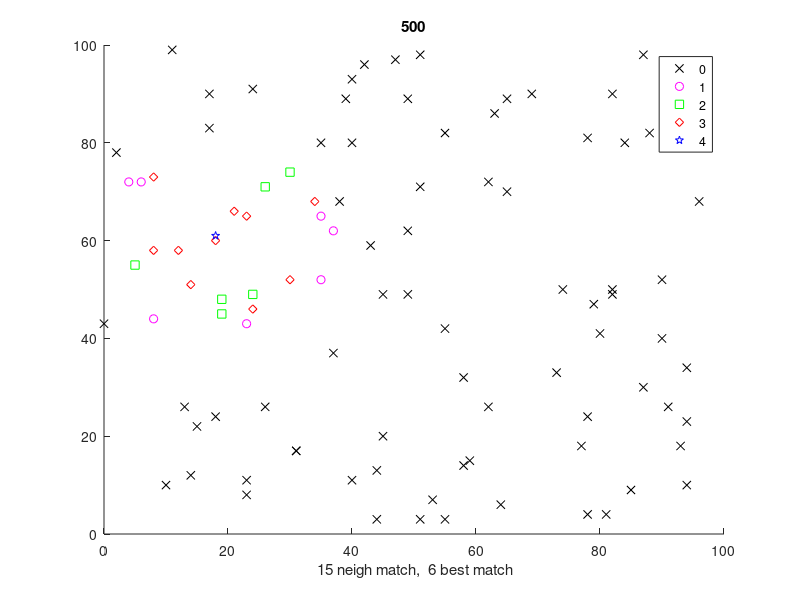

Reproduce this figure in MATLAB. (Note: this script raises an error after producing the figure.)
clear all;
load('test1.mat');

poor_radis = 20;
best_radis = 10;
neigh_max = 20;
test_duration = 2000;   %this is 100s
target_addr = 65;
best_neigh_limit = 10;

neigh_count = zeros([1 100]);
for i = 1:100
    for j = 1:100
        if i ~= j
            x = pdist([coordinate_x(i),coordinate_y(i);coordinate_x(j),coordinate_y(j)]);
            if x < poor_radis
                neigh_count(i) = neigh_count(i) + 1;
            end
        end
    end
end

hb_time = round(rand([1 100])*100);

%predefine th size
neigh_table(100,neigh_max).addr = 0;
neigh_table(100,neigh_max).last_seen = 0;
neigh_table(100,neigh_max).linkq = uint16(0);

neigh_table_d(100,neigh_max).addr = 0;
neigh_table_d(100,neigh_max).linkq = uint16(0);

for i = 1:100
    for j = 1:neigh_max
        neigh_table(i,j).addr = 0;
        neigh_table(i,j).last_seen = 0;
        neigh_table(i,j).linkq = uint16(0);
    end
end

j = 0;
for i = 1:100
    radis_ideal_neigh = pdist([coordinate_x(i),coordinate_y(i);coordinate_x(target_addr),coordinate_y(target_addr)]);
    if (radis_ideal_neigh < poor_radis) && (i ~= target_addr)
        j = j + 1;
        ideal_neigh(j,1) = i;
        ideal_neigh(j,2) = radis_ideal_neigh;
    end
end
[Y, I] = sort(ideal_neigh(:,2), 'ascend');
ideal_neigh_sort = ideal_neigh(I,:);

fid_neigh = fopen('neigh.txt','a');
fid_best = fopen('bneigh.txt','a');

for test_frame = 1:test_duration
    for node = 1:100
        if test_frame == hb_time(node)
            %fire a heart beat, check if neighbor heard this
            for othernode = 1:100
                if othernode ~= node
                    x = pdist([coordinate_x(othernode),coordinate_y(othernode);coordinate_x(node),coordinate_y(node)]);
                    if x < poor_radis
                        %this hb may be heart, make neigh
                        %table update
                        oldest_index = 0;
                        first_inactive = 0;
                        for neigh_index = 1:neigh_max
                            if(first_inactive == 0) && (neigh_table(othernode, neigh_index).addr ==0)
                                first_inactive = neigh_index;
                            end
                            
                            if (oldest_index == 0) || (neigh_table(othernode, neigh_index).last_seen < neigh_table(othernode, oldest_index).last_seen)
                                oldest_index = neigh_index;
                            end
                            
                            if node == neigh_table(othernode, neigh_index).addr
                                break
                            end
                        end
                        rand_num = round(rand(1)*poor_radis);
                        %if (x < best_radis) || (rand_num > (x - best_radis))
                        if rand_num > x
                            if neigh_index < neigh_max
                                neigh_table(othernode, neigh_index).linkq = neigh_table(othernode, neigh_index).linkq*2 + 1;
                                if neigh_table(othernode, neigh_index).linkq > 2^16
                                    neigh_table(othernode, neigh_index).linkq = neigh_table(othernode, neigh_index).linkq - 2^16;
                                end
                            else
                                if first_inactive == 0      %this means table is full
                                    neigh_table(othernode, oldest_index).addr = node;
                                    neigh_table(othernode, oldest_index).last_seen = test_frame;
                                    neigh_table(othernode, oldest_index).linkq = 1;
                                else
                                    neigh_table(othernode, first_inactive).addr = node;
                                    neigh_table(othernode, first_inactive).last_seen = test_frame;
                                    neigh_table(othernode, first_inactive).linkq = 1;                                    
                                end
                            end
                        else
                            if neigh_index < neigh_max
                                if(neigh_table(othernode, neigh_index).linkq >= 1)
                                    neigh_table(othernode, neigh_index).linkq = neigh_table(othernode, neigh_index).linkq*2;
                                    if neigh_table(othernode, neigh_index).linkq > 2^16
                                        neigh_table(othernode, neigh_index).linkq = neigh_table(othernode, neigh_index).linkq - 2^16;
                                    end
                                end
                            end
                        end
                    else
                        %need not to do anything, could not hear this hb
                        %no code here
                    end
                end                
            end
            hb_time(node) = hb_time(node) + 100 + round(rand(1)*10);
        end
    end
    if rem(test_frame, 500) == 0
        %predefine th size

for i = 1:100
    for j = 1:neigh_max
        d = double(neigh_table(i,j).linkq);
        [crap,e] = log2(max(d));
        neigh_table_d(i,j).linkq = sum(rem(floor(d*pow2(1-max(1,e):0)),2));
        neigh_table_d(i,j).addr = neigh_table(i,j).addr;
    end
end

j = 0;
for i = 1:neigh_max
    if neigh_table_d(target_addr,i).addr > 0
        j = j + 1;
        neigh_target(j,1) = neigh_table_d(target_addr,i).addr;
        neigh_target(j,2) = neigh_table_d(target_addr,i).linkq;
    end
end

group = zeros([1 100]);
[Y, I] = sort(neigh_target(:,2), 'descend');
neigh_target_sort = neigh_target(I,:);


%group 0 is all
%group 1 is within range
%group 2 is in neigh table
%group 3 is best neigh
%group 4 is self
for i = 1:length(neigh_target)
    group(neigh_target(i,1)) = 2;
end

if length(neigh_target) > best_neigh_limit
    for i = 1:best_neigh_limit
        group(neigh_target_sort(i,1)) = 3;
    end
end

for i = 1:100
    if(pdist([coordinate_x(target_addr),coordinate_y(target_addr);coordinate_x(i),coordinate_y(i)]) < poor_radis)
        if group(i) == 0
            group(i) = 1;
        end
    end
end

best_neigh_match_count = 0;
for i = 1:best_neigh_limit
    for j = 1:best_neigh_limit
        if neigh_target_sort(i,1) == ideal_neigh_sort(j,1)
            best_neigh_match_count = best_neigh_match_count + 1;
        end
    end
end
fprintf(fid_best, '%d\n', best_neigh_match_count);

neigh_match_count = 0;
if length(neigh_target_sort) == neigh_max
    for i = 1:neigh_max
        for j = 1:neigh_max
            if neigh_target_sort(i,1) == ideal_neigh_sort(j,1)
                neigh_match_count = neigh_match_count + 1;
            end
        end
    end
else
    for i = 1:length(neigh_target_sort)
        for j = 1:length(neigh_target_sort)
            if neigh_target_sort(i,1) == ideal_neigh_sort(j,1)
                neigh_match_count = neigh_match_count + 1;
            end
        end
    end
end
fprintf(fid_neigh, '%d\n', neigh_match_count); 

group(target_addr) = 4;
gscatter(coordinate_x, coordinate_y, group,'kmgrb','xosdp');
xlabel([' ' num2str(neigh_match_count) ' neigh match,  ' num2str(best_neigh_match_count) ' best match']);
title(num2str(test_frame));

filename = sprintf(num2str(test_frame));
filename = regexprep(filename,':','-','all');
print('-dpng','-zbuffer','-r200',filename);
disp(['frame ' num2str(test_frame) ' finished']);
        
    end
end

fclose(fid_neigh);
fclose(fid_best);


